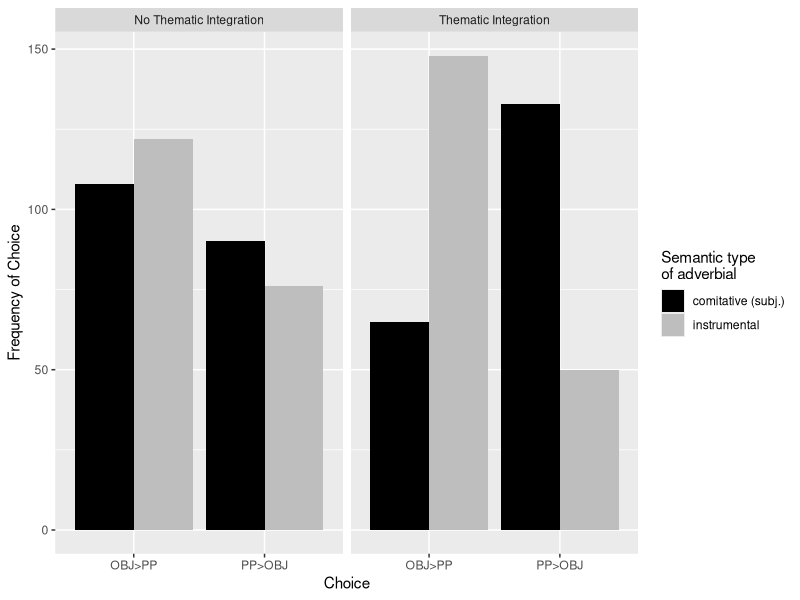
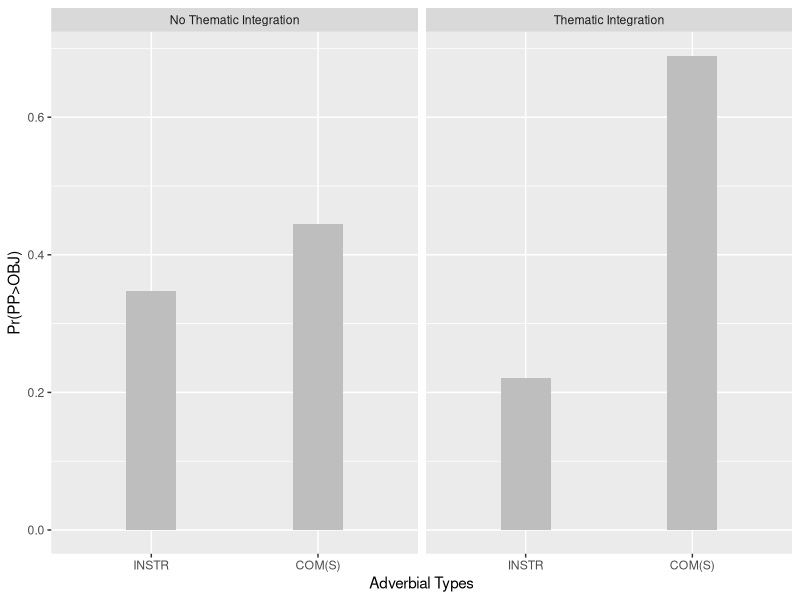

These charts were generated, in order, by the following R code:
## ---- chunk 1
library(lme4)
library(tidyverse)
library(emmeans)

show(version)
## ---- chunk 2
exp_int_agentivity.fc.test.data <- 
  read.csv("../Data/ForcedChoice_test.csv", fileEncoding = "UTF-8")

exp_int_agentivity.fc.test.data$ANSWER <- 
  factor(exp_int_agentivity.fc.test.data$ANSWER)

exp_int_agentivity.fc.test.data$INTEGRATION <- 
  factor(exp_int_agentivity.fc.test.data$INTEGRATION)

exp_int_agentivity.fc.test.data$ADVERBIAL_TYPE <- 
  factor(exp_int_agentivity.fc.test.data$ADVERBIAL_TYPE)

## more illustrative variable names
exp_int_agentivity.fc.test.data$subjects <- factor(exp_int_agentivity.fc.test.data$workerId)
exp_int_agentivity.fc.test.data$items <- factor(exp_int_agentivity.fc.test.data$ENCODING)

## ---- chunk 3
table(exp_int_agentivity.fc.test.data$workerId)
## ---- chunk 4

thematic_int.labels <- c("No Thematic Integration", "Thematic Integration")
names(thematic_int.labels) <- c("no", "yes")

exp_int_agentivity.fc.summary <- 
  exp_int_agentivity.fc.test.data %>%
  group_by(ADVERBIAL_TYPE, INTEGRATION, ANSWER) %>%
  summarise(count = n()) %>%
  as.data.frame()

ggplot(exp_int_agentivity.fc.summary,
       aes(x = ANSWER, y = count, fill = ADVERBIAL_TYPE)) +
  geom_bar(stat = "identity", position = "dodge") +
  labs(x = "Choice", y = "Frequency of Choice") + 
  facet_wrap(~INTEGRATION, labeller = labeller(INTEGRATION = thematic_int.labels)) +
  scale_fill_manual("ADVERBIAL_TYPE", values = c("COM(S)" = "black",
                                                 "INSTR" = "grey"),
                    labels = c("comitative (subj.)", "instrumental")) +
  guides(fill=guide_legend(title="Semantic type\nof adverbial")) 

## ---- chunk 5

exp_int_agentivity.fc.test.data$INTEGRATION <-
  relevel(exp_int_agentivity.fc.test.data$INTEGRATION, ref = "no")
exp_int_agentivity.fc.test.data$ADVERBIAL_TYPE <-
  relevel(exp_int_agentivity.fc.test.data$ADVERBIAL_TYPE, ref = "INSTR")


exp_int_agentivity.fc.glmm <- 
  glmer(formula = ANSWER ~ ADVERBIAL_TYPE * INTEGRATION + 
          (0 + ADVERBIAL_TYPE * INTEGRATION | subjects) , 
        data = exp_int_agentivity.fc.test.data, family = binomial())

options(width = 300)
summary(exp_int_agentivity.fc.glmm)
## ---- chunk 6

tt <- getME(exp_int_agentivity.fc.glmm,"theta")
ll <- getME(exp_int_agentivity.fc.glmm,"lower")
## ---- chunk 7
ss <- 
  getME(exp_int_agentivity.fc.glmm,c("theta","fixef"))
exp_int_agentivity.fc.glmm <- 
  update(exp_int_agentivity.fc.glmm,
         start=ss,
         control=glmerControl(optCtrl=list(maxfun=2e4)))

options(width = 300)
summary(exp_int_agentivity.fc.glmm)

## ---- chunk 8


predictions <- 
  emmeans(exp_int_agentivity.fc.glmm, pairwise~ADVERBIAL_TYPE * INTEGRATION, 
          type = "response") 

## also response useful, now switched to predictor for effects
## if lp is used, y = emmean, if response is used y = prob

predictions.emm <- data.frame(predictions$emmeans)
 

predictions.emm

ggplot(predictions.emm, aes(x = ADVERBIAL_TYPE, y = prob)) + 
  geom_bar(aes(), stat = "identity", fill = "grey", width = 0.3) +
  facet_wrap(~INTEGRATION, labeller = labeller(INTEGRATION = thematic_int.labels)) +
  labs(x = "Adverbial Types", y = "Pr(PP>OBJ)")
